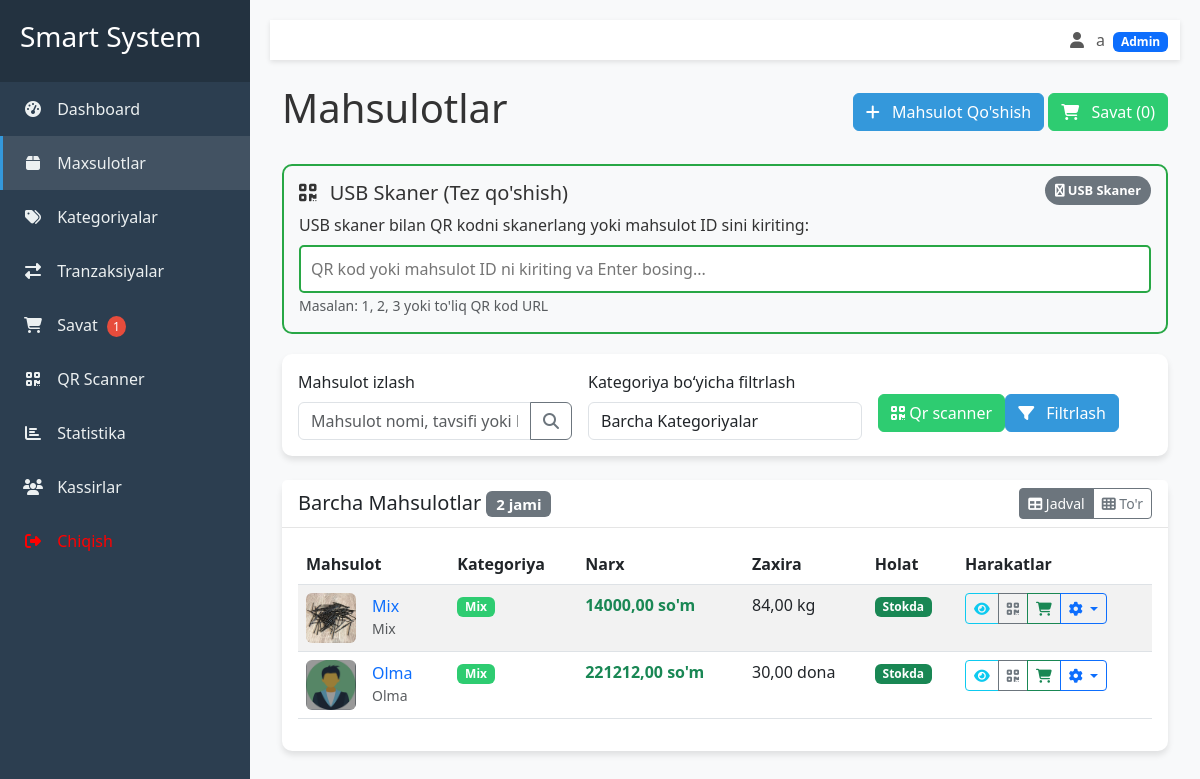
Screenshot of /products/ (signed in) with the database file from the repository.
### app/models.py (models this page shows, shortened)
class Product(models.Model):
    UNIT_TYPES = (
        ('piece', 'Dona'),
        ('kg', 'Kilogram'),
    )
    name = models.CharField(max_length=200)
    description = models.TextField(blank=True, null=True)
    cost_price = models.DecimalField(max_digits=10, decimal_places=2)
    min_sale_price = models.DecimalField(max_digits=10, decimal_places=2)
    sale_price = models.DecimalField(max_digits=10, decimal_places=2)
    stock = models.DecimalField(max_digits=10, decimal_places=2, default=0.00)
    unit_type = models.CharField(max_length=10, choices=UNIT_TYPES, default='piece')
    category = models.ForeignKey(Category, on_delete=models.CASCADE, related_name='products')
    created_at = models.DateTimeField(auto_now_add=True)
    updated_at = models.DateTimeField(auto_now=True)
    qr_code = models.ImageField(upload_to='qr_codes/', blank=True, null=True)
    image = models.ImageField(upload_to='product_images/', blank=True, null=True)

class Category(models.Model):
    name = models.CharField(max_length=100)
    def __str__(self):
        return self.name
    class Meta:
        verbose_name_plural = "Categories"

### app/views.py (the view)
# urls.py: path('products/', views.product_list, name='product_list'),
@login_required
def product_list(request):
    form = ProductSearchForm(request.GET)
    products = Product.objects.select_related('category').all()
    if form.is_valid():
        query = form.cleaned_data.get('query')
        category = form.cleaned_data.get('category')
        if query:
            products = products.filter(Q(name__icontains=query) | Q(description__icontains=query))
        if category:
            products = products.filter(category=category)
    paginator = Paginator(products, 10)
    page_number = request.GET.get('page')
    page_obj = paginator.get_page(page_number)
    context = {
        'page_obj': page_obj,
        'form': form,
    }
    return render(request, 'inventory_app/product_list.html', context)

### templates/inventory_app/product_list.html (shortened to what this page needs)
{% extends 'inventory_app/base.html' %}
{% block content %}
<div class="container-fluid">
<div class="d-flex justify-content-between align-items-center mb-4">
    <h1>Mahsulotlar</h1>
    <div>
        {% if user.is_staff %}
        <a href="{% url 'product_add' %}" class="btn btn-primary">
            <i class="fas fa-plus me-2"></i> Mahsulot Qo'shish
        </a>
        {% endif %}
        <a href="{% url 'cart_view' %}" class="btn btn-success" id="cart-button">
            <i class="fas fa-shopping-cart me-2"></i> Savat (<span id="cart-count">0</span>)
        </a>
    </div>
</div>
<div class="usb-scanner-section">
    <div class="scanner-status scanner-inactive" id="scanner-status">
        <i class="fas fa-usb"></i> USB Skaner
    </div>
    <h5><i class="fas fa-qrcode me-2"></i> USB Skaner (Tez qo'shish)</h5>
    <p class="mb-2">USB skaner bilan QR kodni skanerlang yoki mahsulot ID sini kiriting:</p>
    <input type="text" id="usb-scanner-input" class="usb-scanner-input"
           placeholder="QR kod yoki mahsulot ID ni kiriting va Enter bosing..." autofocus>
    <small class="text-muted">Masalan: 1, 2, 3 yoki to'liq QR kod URL</small>
</div>
<div class="card mb-4">
    <div class="card-body">
        <form method="get" class="row g-3" id="search-form">
            <div class="col-md-4">
                <label for="live-search" class="form-label">Mahsulot izlash</label>
                <div class="search-container">
                    <div class="input-group">
                        <input type="text"
                               id="live-search"
                               class="form-control"
                               placeholder="Mahsulot nomi, tavsifi yoki kategoriya..."
                               value="{{ request.GET.query|default:'' }}"
                               autocomplete="off">
                        <button class="btn btn-outline-secondary" type="submit">
                            <i class="fas fa-search"></i>
                        </button>
                    </div>
                </div>
            </div>
            <div class="col-md-4">
                <label for="{{ form.category.id_for_label }}" class="form-label">Kategoriya boʻyicha filtrlash</label>
                {{ form.category }}
            </div>
            <div class="col-md-4">
                <div class="d-grid d-flex">
                    <a href="{% url 'qr_scanner' %}" class="btn btn-success">
                        <i class="fas fa-qrcode"></i> Qr scanner
                    </a>
                    <button type="submit" class="btn btn-primary">
                        <i class="fas fa-filter me-2"></i> Filtrlash
                    </button>
                </div>
            </div>
        </form>
    </div>
</div>
<div class="card">
    <div class="card-header d-flex justify-content-between align-items-center">
        <h5 class="card-title mb-0">
            <span id="products-title">Barcha Mahsulotlar</span>
            {% if page_obj %}
            <span class="badge bg-secondary" id="total-count">{{ page_obj.paginator.count }} jami</span>
            {% endif %}
        </h5>
        <div class="btn-group" role="group">
            <button type="button" class="btn btn-outline-secondary btn-sm active" id="table-view-btn" onclick="toggleView('table')">
                <i class="fas fa-table"></i> Jadval
            </button>
            <button type="button" class="btn btn-outline-secondary btn-sm" id="grid-view-btn" onclick="toggleView('grid')">
                <i class="fas fa-th"></i> To'r
            </button>
        </div>
    </div>
    <div class="card-body">
        <div id="original-products" class="original-products">
            {% if page_obj %}
            <div id="table-view-content">
                <div class="table-responsive">
                    <table class="table table-striped table-hover">
                        <thead>
                            <tr>
                                <th>Mahsulot</th>
                                <th>Kategoriya</th>
                                <th>Narx</th>
                                <th>Zaxira</th>
                                <th>Holat</th>
                                <th>Harakatlar</th>
                            </tr>
                        </thead>
                        <tbody>
                            {% for product in page_obj %}
                            <tr>
                                <td>
                                    <div class="d-flex align-items-center">
                                        <div class="me-3">
                                            {% if product.image %}
                                            <img src="{{ product.image.url }}" alt="{{ product.name }}" class="rounded" style="width: 50px; height: 50px; object-fit: cover;">
                                            {% else %}
                                            <div class="bg-light rounded d-flex align-items-center justify-content-center" style="width: 50px; height: 50px;">
                                                <i class="fas fa-image text-muted"></i>
                                            </div>
                                            {% endif %}
                                        </div>
                                        <div>
                                            <h6 class="mb-0">
                                                <a href="{% url 'product_detail' product.id %}" class="text-decoration-none">
                                                    {{ product.name }}
                                                </a>
                                            </h6>
                                            {% if product.description %}
                                            <small class="text-muted">{{ product.description|truncatechars:50 }}</small>
                                            {% endif %}
                                        </div>
                                    </div>
                                </td>
                                <td>
                                    <span class="badge badge-category">{{ product.category.name }}</span>
                                </td>
                                <td>
                                    <strong class="text-success">{{ product.sale_price }} so'm</strong>
                                </td>
                                <td>
                                    <div class="d-flex align-items-center">
                                        <span class="{% if product.stock <= 5 %}low-stock{% endif %}">
                                            {{ product.stock }} {% if product.unit_type == 'kg' %}kg{% else %}dona{% endif %}
                                        </span>
                                    </div>
                                </td>
                                <td>
                                    {% if product.stock > 10 %}
                                    <span class="badge bg-success">Stokda</span>
                                    {% elif product.stock > 5 %}
                                    <span class="badge bg-warning">Kam zaxira</span>
                                    {% elif product.stock > 0 %}
                                    <span class="badge bg-danger">Juda kam</span>
                                    {% else %}
                                    <span class="badge bg-dark">Tugagan</span>
                                    {% endif %}
                                </td>
                                <td>
                                    <div class="btn-group" role="group">
                                        <a href="{% url 'product_detail' product.id %}" class="btn btn-sm btn-outline-info" title="Batafsil">
                                            <i class="fas fa-eye"></i>
                                        </a>
                                        <a href="{% url 'product_qr' product.id %}" class="btn btn-sm btn-outline-secondary" title="QR Kod">
                                            <i class="fas fa-qrcode"></i>
                                        </a>
                                        <button type="button" class="btn btn-sm btn-outline-success" onclick="openCartModal({{ product.id }}, {{ product.min_sale_price }}, '{{ product.unit_type }}', {{ product.sale_price }}, {{ product.stock }})" title="Savatga qo'shish">
                                            <i class="fas fa-shopping-cart"></i>
                                        </button>
                                        {% if user.is_staff %}
                                        <div class="btn-group" role="group">
                                            <button type="button" class="btn btn-sm btn-outline-primary dropdown-toggle" data-bs-toggle="dropdown">
                                                <i class="fas fa-cog"></i>
                                            </button>
                                        </div>
                                        {% endif %}
                                    </div>
                                </td>
                            </tr>
                            {% endfor %}
                        </tbody>
                    </table>
                </div>
            </div>
            {% endif %}
        </div>
    </div>
</div>
</div>
{% endblock %}

### templates/inventory_app/base.html (shortened to what this page needs)
<!DOCTYPE html>
<html lang="en">
<head>
    <link href="https://cdn.jsdelivr.net/npm/bootstrap@5.3.0/dist/css/bootstrap.min.css" rel="stylesheet">
    <link rel="stylesheet" href="https://cdnjs.cloudflare.com/ajax/libs/font-awesome/6.4.0/css/all.min.css">
</head>
<body>
    {% if user.is_authenticated %}
    <div class="sidebar" id="sidebar">
        <div class="sidebar-header">
            <h3>Smart System</h3>
        </div>
        <ul class="sidebar-menu">
            <li>
                <a href="{% url 'dashboard' %}" class="{% if request.path == '/' %}active{% endif %}">
                    <i class="fas fa-tachometer-alt"></i> Dashboard
                </a>
            </li>
            <li>
                <a href="{% url 'product_list' %}" class="{% if '/products/' in request.path %}active{% endif %}">
                    <i class="fas fa-box"></i> Maxsulotlar
                </a>
            </li>
            {% if user.is_staff %}
            <li>
                <a href="{% url 'category_list' %}" class="{% if '/categories/' in request.path %}active{% endif %}">
                    <i class="fas fa-tags"></i> Kategoriyalar
                </a>
            </li>
            <li>
                <a href="{% url 'transaction_list' %}" class="{% if '/transactions/' in request.path %}active{% endif %}">
                    <i class="fas fa-exchange-alt"></i> Tranzaksiyalar
                </a>
            </li>
            {% endif %}
            <li>
                <a href="{% url 'cart_view' %}" class="{% if '/cart/' in request.path %}active{% endif %}">
                    <i class="fas fa-shopping-cart"></i> Savat
                    <span id="cart-count" class="cart-badge">0</span>
                </a>
            </li>
            <li>
                <a href="{% url 'qr_scanner' %}" class="{% if '/qr-scanner/' in request.path %}active{% endif %}">
                    <i class="fas fa-qrcode"></i> QR Scanner
                </a>
            </li>
            {% if user.is_staff %}
            <li>
                <a href="{% url 'statistics' %}" class="{% if '/statistics/' in request.path %}active{% endif %}">
                    <i class="fas fa-chart-bar"></i> Statistika
                </a>
            </li>
            <li>
                <a href="{% url 'user_list' %}"  class="{% if '/users/' in request.path %}active{% endif %}">
                    <i class="fas fa-users"></i> Kassirlar
                </a>
            </li>
            {% endif %}
            <li>
                <a href="{% url 'logout' %}" style="color: red;">
                    <i class="fas fa-sign-out-alt"></i> Chiqish
                </a>
            </li>
        </ul>
    </div>
    {% endif %}
    <div class="content" id="content">
        {% if user.is_authenticated %}
        <nav class="navbar navbar-expand-lg navbar-light mb-4">
            <div class="container-fluid">
                <div class="ms-auto">
                    <span class="navbar-text">
                        <i class="fas fa-user me-2"></i> {{ user.username }}
                        {% if user.is_staff %}
                        <span class="badge bg-primary ms-1">Admin</span>
                        {% endif %}
                    </span>
                </div>
            </div>
        </nav>
        {% endif %}
        {% block content %}{% endblock %}
    </div>
</body>
</html>

### rows the page displays
Product: image (picture), name "Mix", description "Mix", category.name "Mix", sale_price "14000,00", stock "84,00", unit_type "kg", shows "Stokda"
Product: image (picture), name "Olma", description "Olma", category.name "Mix", sale_price "221212,00", stock "30,00", unit_type "dona", shows "Stokda"

### other values shown
{{ user.username }} "a"
{{ page_obj.paginator.count }} "2"
